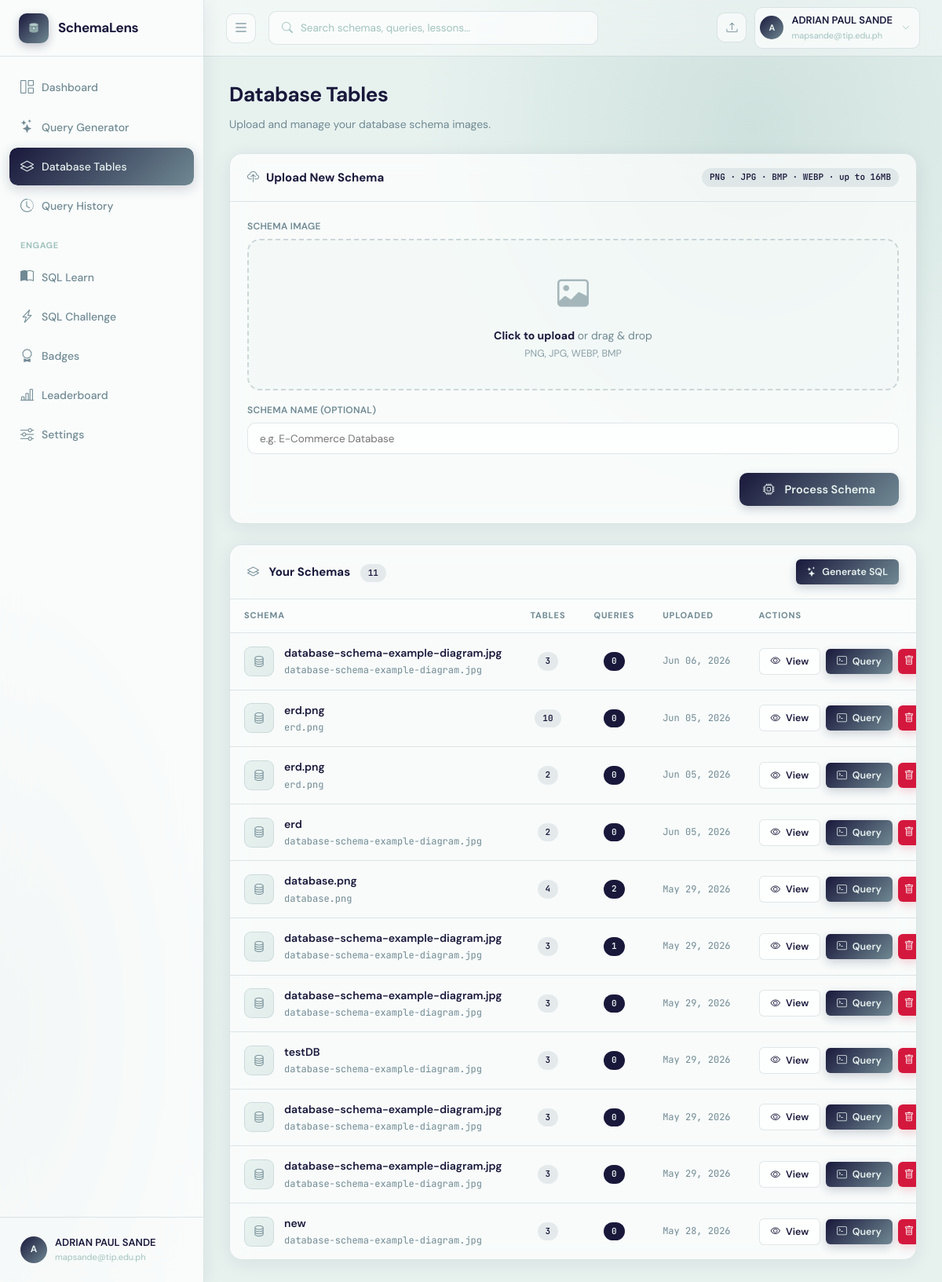
The page /schemas (signed in) on the database as committed earlier.
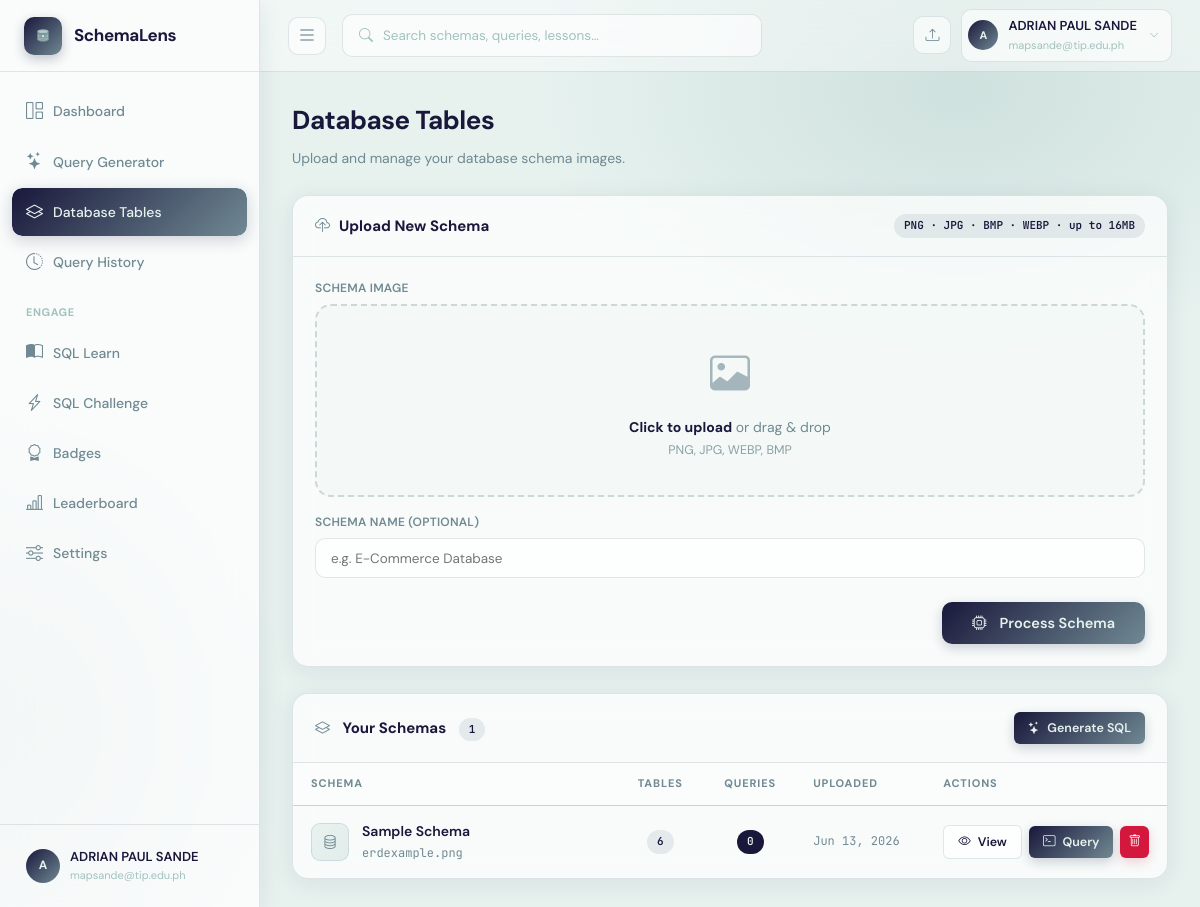
The same page on the database as committed later.
### app.py (models this page shows)
class User(UserMixin, db.Model):
    __tablename__ = "users"
    id           = db.Column(db.Integer, primary_key=True)
    name         = db.Column(db.String(120), nullable=False)
    email        = db.Column(db.String(200), unique=True, nullable=False)
    password     = db.Column(db.String(256), nullable=False)
    company      = db.Column(db.String(120), default="")
    role         = db.Column(db.String(80), default="")
    gemini_key   = db.Column(db.String(256), default="")
    last_active   = db.Column(db.DateTime, nullable=True)
    streak_days  = db.Column(db.Integer, default=0)
    created_at   = db.Column(db.DateTime, default=datetime.datetime.utcnow)
    agreement_accepted = db.Column(db.Boolean, default=False)
    agreement_accepted_at = db.Column(db.DateTime, nullable=True)
    schemas      = db.relationship("SchemaUpload", backref="owner", lazy=True,
                                   cascade="all, delete-orphan")
    queries      = db.relationship("QueryHistory", backref="owner", lazy=True,
                                   cascade="all, delete-orphan")
    badges       = db.relationship("UserBadge", backref="user", lazy=True,
                                   cascade="all, delete-orphan")
    challenges   = db.relationship("ChallengeAttempt", backref="user", lazy=True,
                                   cascade="all, delete-orphan")

class SchemaUpload(db.Model):
    __tablename__ = "schema_uploads"
    id            = db.Column(db.Integer, primary_key=True)
    user_id       = db.Column(db.Integer, db.ForeignKey("users.id"), nullable=False)
    filename      = db.Column(db.String(256), nullable=False)
    original_name = db.Column(db.String(256), nullable=False)
    schema_name   = db.Column(db.String(120), default="")
    ocr_text      = db.Column(db.Text, default="")
    parsed_schema = db.Column(db.Text, default="")   # JSON
    confirmed_schema = db.Column(db.Text, default="")  # JSON — user-confirmed/edited version
    uploaded_at   = db.Column(db.DateTime, default=datetime.datetime.utcnow)
    queries       = db.relationship("QueryHistory", backref="schema", lazy=True,
                                    cascade="all, delete-orphan")

### app.py (the view)
@app.route("/schemas")
@login_required
def schemas():
    all_schemas = SchemaUpload.query.filter_by(user_id=current_user.id)\
                  .order_by(SchemaUpload.uploaded_at.desc()).all()
    return render_template("schemas.html", schemas=all_schemas)

### app.py (called while the page is built)
@login_manager.user_loader
def load_user(user_id):
    return db.session.get(User, int(user_id))

@app.template_filter('fromjson')
def fromjson_filter(s):
    try:
        return json.loads(s) if s else {}
    except Exception:
        return {}

### templates/schemas.html (shortened to what this page needs)
{% extends "base.html" %}
{% block content %}
<div class="page-head fade-in">
  <h1>Database Tables</h1>
  <p>Upload and manage your database schema images.</p>
</div>
<div class="card mb-4 fade-in fade-in-1" style="margin-bottom:26px;">
  <div class="card-header">
    <div class="card-title">
      <i class="bi bi-cloud-upload" style="color:var(--primary-mid);margin-right:9px;"></i>Upload New Schema
    </div>
    <span class="badge badge-mid">PNG · JPG · BMP · WEBP · up to 16MB</span>
  </div>
  <div class="card-body">
    <form method="POST" action="{{ url_for('upload_schema') }}" enctype="multipart/form-data" id="uploadForm">
      <div class="upload-grid-container">
        <div>
          <label class="label" style="margin-bottom: 6px; display: block;">Schema Image</label>
          <div class="upload-zone" id="dropZone" onclick="document.getElementById('fileInput').click()" tabindex="0" role="button">
            <div class="upload-icon"><i class="bi bi-image"></i></div>
            <div class="upload-hint" id="uploadHint">
              <strong>Click to upload</strong> or drag &amp; drop<br>
              <span style="font-size:12.5px; margin-top:4px; display:block; opacity:0.8;">PNG, JPG, WEBP, BMP</span>
            </div>
          </div>
        </div>
        <div>
          <label class="label" style="margin-bottom: 6px; display: block;">Schema Name (optional)</label>
          <input type="text" name="schema_name" class="input" placeholder="e.g. E-Commerce Database" style="width: 100%; height: 40px;">
        </div>
        <div class="upload-footer-actions">
          <button type="submit" class="btn btn-primary btn-lg" id="uploadBtn" style="min-width: 180px; justify-content:center; height: 42px;">
            <i class="bi bi-cpu" style="margin-right: 6px;"></i> Process Schema
          </button>
        </div>
      </div>
    </form>
  </div>
</div>
<div class="card fade-in fade-in-2">
  <div class="card-header">
    <div class="card-title">
      <i class="bi bi-layers" style="color:var(--primary-mid);margin-right:9px;"></i>
      Your Schemas
      <span class="badge badge-mid" style="margin-left:9px;">{{ schemas|length }}</span>
    </div>
    <a href="{{ url_for('query_page') }}" class="btn btn-primary btn-sm"><i class="bi bi-stars"></i> Generate SQL</a>
  </div>
  {% if schemas %}
  <div class="table-responsive">
    <table class="schemas-table">
      <thead>
        <tr>
          <th>Schema</th>
          <th style="text-align:center; width: 90px;">Tables</th>
          <th style="text-align:center; width: 90px;">Queries</th>
          <th style="width: 130px;">Uploaded</th>
          <th style="width: 220px;">Actions</th>
        </tr>
      </thead>
      <tbody>
        {% for s in schemas %}
        <tr>
          <td>
            <div class="schema-name-cell">
              <div class="schema-icon"><i class="bi bi-database" style="color:var(--primary-mid);font-size:15px;"></i></div>
              <div>
                <div style="font-weight:600; font-size:14px; color: var(--text);">{{ s.schema_name or s.original_name }}</div>
                <div style="font-size:12px; color:var(--text-soft); font-family:var(--mono); margin-top: 2px;">{{ s.original_name }}</div>
              </div>
            </div>
          </td>
          <td style="text-align:center;">
            {% if s.parsed_schema %}
              {% set p = s.parsed_schema | fromjson %}
              <span class="badge badge-mid">{{ p.tables | length }}</span>
            {% else %}
              <span class="badge badge-light">—</span>
            {% endif %}
          </td>
          <td style="text-align:center;">
            <span class="badge badge-dark">{{ s.queries|length }}</span>
          </td>
          <td style="font-family:var(--mono); font-size:12px; color:var(--text-soft);">
            {{ s.uploaded_at.strftime('%b %d, %Y') }}
          </td>
          <td>
            <div class="actions-cell-flex">
              <a href="{{ url_for('schema_detail', schema_id=s.id) }}" class="btn btn-outline btn-sm">
                <i class="bi bi-eye"></i> View
              </a>
              <a href="{{ url_for('query_page') }}?schema_id={{ s.id }}" class="btn btn-primary btn-sm">
                <i class="bi bi-terminal"></i> Query
              </a>
              <form method="POST" action="{{ url_for('delete_schema', schema_id=s.id) }}"
                    onsubmit="return confirm('Delete this schema and all its queries?');" style="margin:0;">
                <button type="submit" class="btn btn-danger btn-sm btn-icon">
                  <i class="bi bi-trash"></i>
                </button>
              </form>
            </div>
          </td>
        </tr>
        {% endfor %}
      </tbody>
    </table>
  </div>
  {% endif %}
</div>
{% endblock %}

### templates/base.html (shortened to what this page needs)
<!DOCTYPE html>
<html lang="en">
<head>
  <link href="https://cdn.jsdelivr.net/npm/bootstrap-icons@1.11.3/font/bootstrap-icons.css" rel="stylesheet">
  <link rel="stylesheet" href="https://cdnjs.cloudflare.com/ajax/libs/highlight.js/11.9.0/styles/github-dark.min.css">
</head>
<body>
{% if current_user.is_authenticated %}
<aside class="sidebar" id="appSidebar" aria-label="Main Navigation">
  <div class="sidebar-logo">
    <a href="{{ url_for('dashboard') }}">
      <div class="logo-icon">
      </div>
      <span class="logo-text">SchemaLens</span>
    </a>
  </div>
  <nav class="sidebar-nav">
    <a href="{{ url_for('dashboard') }}" class="nav-item {% if request.endpoint=='dashboard' %}active{% endif %}">
      <i class="bi bi-grid-1x2" aria-hidden="true"></i> <span>Dashboard</span>
    </a>
    <a href="{{ url_for('query_page') }}" class="nav-item {% if request.endpoint=='query_page' %}active{% endif %}">
      <i class="bi bi-stars" aria-hidden="true"></i> <span>Query Generator</span>
    </a>
    <a href="{{ url_for('schemas') }}" class="nav-item {% if request.endpoint in ['schemas','schema_detail'] %}active{% endif %}">
      <i class="bi bi-layers" aria-hidden="true"></i> <span>Database Tables</span>
    </a>
    <a href="{{ url_for('history') }}" class="nav-item {% if request.endpoint=='history' %}active{% endif %}">
      <i class="bi bi-clock-history" aria-hidden="true"></i> <span>Query History</span>
    </a>
    <div class="nav-section">Engage</div>
       <a href="{{ url_for('learn') }}" class="nav-item {% if request.endpoint=='learn' %}active{% endif %}">
      <i class="bi bi-book-half" aria-hidden="true"></i> <span>SQL Learn</span>
    </a>
    <a href="{{ url_for('challenge_page') }}" class="nav-item {% if request.endpoint=='challenge_page' %}active{% endif %}">
      <i class="bi bi-lightning-charge" aria-hidden="true"></i> <span>SQL Challenge</span>
    </a>
    <a href="{{ url_for('badges_page') }}"    class="nav-item {% if request.endpoint=='badges_page' %}active{% endif %}">
      <i class="bi bi-award" aria-hidden="true"></i> <span>Badges</span>
    </a>
    <a href="{{ url_for('leaderboard') }}"    class="nav-item {% if request.endpoint=='leaderboard' %}active{% endif %}">
      <i class="bi bi-bar-chart-line" aria-hidden="true"></i> <span>Leaderboard</span>
    </a>
    <a href="{{ url_for('settings') }}" class="nav-item {% if request.endpoint=='settings' %}active{% endif %}">
      <i class="bi bi-sliders" aria-hidden="true"></i> <span>Settings</span>
    </a>
  </nav>
  <div class="sidebar-footer">
    <div class="user-row" tabindex="0" aria-label="User Profile Summary">
      <div class="user-avatar">{{ current_user.name[0].upper() }}</div>
      <div>
        <div class="user-name">{{ current_user.name }}</div>
        <div class="user-email">{{ current_user.email[:26] }}{% if current_user.email|length > 26 %}…{% endif %}</div>
      </div>
    </div>
  </div>
</aside>
<header class="topbar">
  <button class="icon-btn" id="sidebarToggleBtn" onclick="toggleSidebar()" aria-label="Toggle Sidebar" aria-controls="appSidebar">
    <i class="bi bi-list" style="font-size: 20px;"></i>
  </button>
<div class="search-box" style="position:relative;" id="searchBoxWrapper">
    <i class="bi bi-search" aria-hidden="true" id="searchIcon"></i>
    <input
      type="text"
      id="globalSearchInput"
      placeholder="Search schemas, queries, lessons…"
      autocomplete="off"
      autocorrect="off"
      spellcheck="false"
      aria-label="Global Search"
      aria-autocomplete="list"
      aria-controls="searchDropdown"
      aria-expanded="false"
      role="combobox"
    >
  </div>
  <div class="topbar-right">
    <a href="{{ url_for('schemas') }}" class="icon-btn" title="Upload Schema" aria-label="Upload Schema"><i class="bi bi-upload"></i></a>
    <div class="user-dropdown-wrapper">
      <div class="topbar-user" id="topbarUserBtn" tabindex="0" role="button" aria-haspopup="true" aria-expanded="false" aria-label="User Menu">
        <div class="user-avatar" style="width:30px;height:30px;font-size:11px;">{{ current_user.name[0].upper() }}</div>
        <div>
          <div class="name">{{ current_user.name }}</div>
          <div class="email">{{ current_user.email[:22] }}{% if current_user.email|length>22 %}…{% endif %}</div>
        </div>
        <i class="bi bi-chevron-down" style="font-size:10px;color:var(--text-xs);margin-left:2px;" aria-hidden="true"></i>
      </div>
    </div>
  </div>
</header>
<div class="main">
  <div class="page">
    {% block content %}{% endblock %}
  </div>
</div>
{% else %}
{% block auth_content %}{% endblock %}
{% endif %}
</body>
</html>

### templates/schemas.html (style rules this page uses)
.page-head { margin-bottom: 26px; }
.page-head h1 { font-size: 26px; font-weight: 700; letter-spacing: -.5px; margin-bottom: 5px; color: var(--text); }
.page-head p { font-size: 14px; color: var(--text-soft); }
.upload-grid-container { display: flex; flex-direction: column; gap: 16px; }
.upload-zone { border: 2px dashed rgba(112,137,147,0.3); border-radius: var(--radius); padding: 36px 22px; text-align: center; cursor: pointer; background: rgba(231,242,239,0.25); transition: all .2s ease-in-out; }
.upload-icon { font-size: 40px; color: var(--primary-mid); margin-bottom: 12px; opacity: .6; }
.upload-hint { font-size: 14px; color: var(--text-soft); line-height: 1.4; }
.upload-hint strong { color: var(--primary); }
.upload-footer-actions { display: flex; justify-content: flex-end; margin-top: 8px; }
.table-responsive { width: 100%; overflow-x: auto; -webkit-overflow-scrolling: touch; }
.schemas-table { width: 100%; border-collapse: collapse; white-space: nowrap; }
.schemas-table th { text-align: left; padding: 12px 18px; font-size: 11px; font-weight: 700; color: var(--text-soft); text-transform: uppercase; letter-spacing: .08em; border-bottom: 1.5px solid var(--border); background: rgba(255,255,255,0.3); }
.schemas-table td { padding: 14px 18px; border-bottom: 1px solid var(--border); font-size: 13.5px; vertical-align: middle; }
.schemas-table tr:last-child td { border-bottom: none; }
.schema-name-cell { display: flex; align-items: center; gap: 13px; }
.schema-icon { width: 38px; height: 38px; border-radius: 9px; background: linear-gradient(135deg, var(--primary-xlight), rgba(161,194,189,0.25)); display: flex; align-items: center; justify-content: center; flex-shrink: 0; border: 1px solid var(--border); }
.actions-cell-flex { display: flex; gap: 7px; align-items: center; }
.card-header { display: flex; align-items: center; justify-content: space-between; flex-wrap: wrap; gap: 12px; }

Rows that differ between the two databases and show on the page:
removed SchemaUpload: schema_name "database-schema-example-diagram.jpg", original_name "database-schema-example-diagram.jpg", tables|length "3", queries|length "0", uploaded_at "Jun 06, 2026"
removed SchemaUpload: schema_name "erd.png", original_name "erd.png", tables|length "10", queries|length "0", uploaded_at "Jun 05, 2026"
removed SchemaUpload: schema_name "erd.png", original_name "erd.png", tables|length "2", queries|length "0", uploaded_at "Jun 05, 2026"
removed SchemaUpload: schema_name "erd", original_name "database-schema-example-diagram.jpg", tables|length "2", queries|length "0", uploaded_at "Jun 05, 2026"
removed SchemaUpload: schema_name "database.png", original_name "database.png", tables|length "4", queries|length "2", uploaded_at "May 29, 2026"
removed SchemaUpload: schema_name "database-schema-example-diagram.jpg", original_name "database-schema-example-diagram.jpg", tables|length "3", queries|length "1", uploaded_at "May 29, 2026"
removed SchemaUpload: schema_name "database-schema-example-diagram.jpg", original_name "database-schema-example-diagram.jpg", tables|length "3", queries|length "0", uploaded_at "May 29, 2026"
removed SchemaUpload: schema_name "testDB", original_name "database-schema-example-diagram.jpg", tables|length "3", queries|length "0", uploaded_at "May 29, 2026"
removed SchemaUpload: schema_name "database-schema-example-diagram.jpg", original_name "database-schema-example-diagram.jpg", tables|length "3", queries|length "0", uploaded_at "May 29, 2026"
removed SchemaUpload: schema_name "database-schema-example-diagram.jpg", original_name "database-schema-example-diagram.jpg", tables|length "3", queries|length "0", uploaded_at "May 29, 2026"
removed SchemaUpload: schema_name "new", original_name "database-schema-example-diagram.jpg", tables|length "3", queries|length "0", uploaded_at "May 28, 2026"
added SchemaUpload: schema_name "Sample Schema", original_name "erdexample.png", tables|length "6", queries|length "0", uploaded_at "Jun 13, 2026"
Other text that changed with them:
{{ schemas|length }}: "11" → "1"
